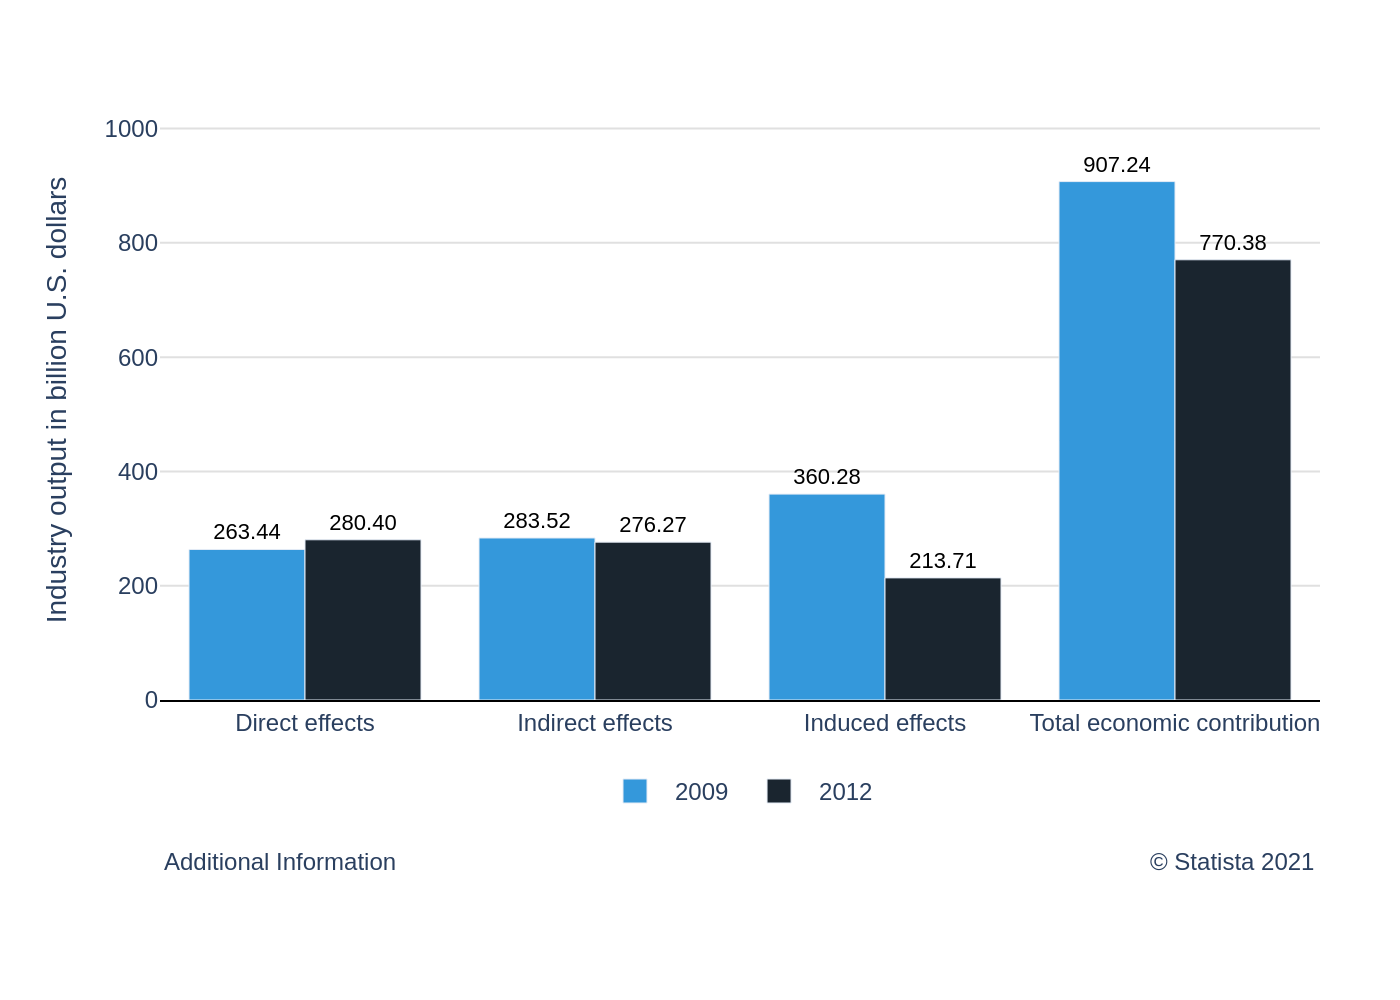

Reproduce this figure in Python.
import sys
import json
import plotly.graph_objects as go
import os

# Check for command-line argument
if len(sys.argv) != 2:
    print("Usage: python recreate_chart.py <path_to_json_file>")
    sys.exit(1)

json_path = sys.argv[1]

# Check if the JSON file exists
if not os.path.exists(json_path):
    print(f"Error: JSON file not found at '{json_path}'")
    sys.exit(1)

# Read and parse the JSON file
try:
    with open(json_path, 'r', encoding='utf-8') as f:
        chart_config = json.load(f)
except json.JSONDecodeError:
    print(f"Error: Invalid JSON format in '{json_path}'")
    sys.exit(1)

# Create the figure object
fig = go.Figure()

# Extract data for convenience
chart_data = chart_config.get('chart_data', [])
categories = chart_config.get('categories', [])
colors = chart_config.get('colors', [])
texts = chart_config.get('texts', {})

# Add bar traces for each data series
for i, series in enumerate(chart_data):
    fig.add_trace(go.Bar(
        x=categories,
        y=series.get('values', []),
        name=series.get('name', ''),
        marker_color=colors[i % len(colors)],
        text=series.get('values', []),
        texttemplate='%{y:.2f}',
        textposition='outside',
        textfont=dict(size=11, color='black')
    ))

# Build title string
title_text = ""
if texts.get('title'):
    title_text += texts['title']
if texts.get('subtitle'):
    title_text += f"<br><sub>{texts['subtitle']}</sub>"

# Create annotations for source and note
annotations = []
if texts.get('note'):
    annotations.append(
        dict(
            xref='paper', yref='paper',
            x=0, y=-0.3,
            xanchor='left', yanchor='bottom',
            text=texts['note'],
            showarrow=False,
            font=dict(size=12)
        )
    )
if texts.get('source'):
    annotations.append(
        dict(
            xref='paper', yref='paper',
            x=1, y=-0.3,
            xanchor='right', yanchor='bottom',
            text=texts['source'],
            showarrow=False,
            font=dict(size=12)
        )
    )

# Update layout
fig.update_layout(
    barmode='group',
    font_family="Arial",
    title=dict(text=title_text, x=0.05, xanchor='left'),
    xaxis=dict(
        title_text=texts.get('x_axis_title'),
        showline=True,
        linewidth=1,
        linecolor='black'
    ),
    yaxis=dict(
        title_text=texts.get('y_axis_title'),
        range=[0, 1050],
        dtick=200,
        showgrid=True,
        gridcolor='#e0e0e0'
    ),
    legend=dict(
        orientation="h",
        yanchor="bottom",
        y=-0.2,
        xanchor="center",
        x=0.5
    ),
    plot_bgcolor='white',
    margin=dict(l=80, r=40, t=50, b=150),
    annotations=annotations
)

# Define output filename and save the image
base_filename = os.path.splitext(os.path.basename(json_path))[0]
output_filename = f"{base_filename}.png"

try:
    fig.write_image(output_filename, scale=2)
    print(f"Chart saved to {output_filename}")
except Exception as e:
    print(f"Error saving image: {e}")
    sys.exit(1)
